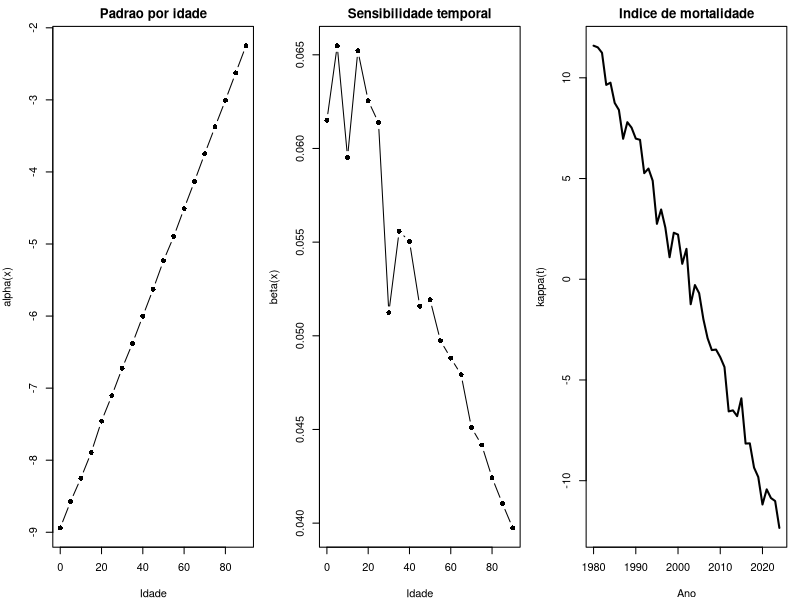
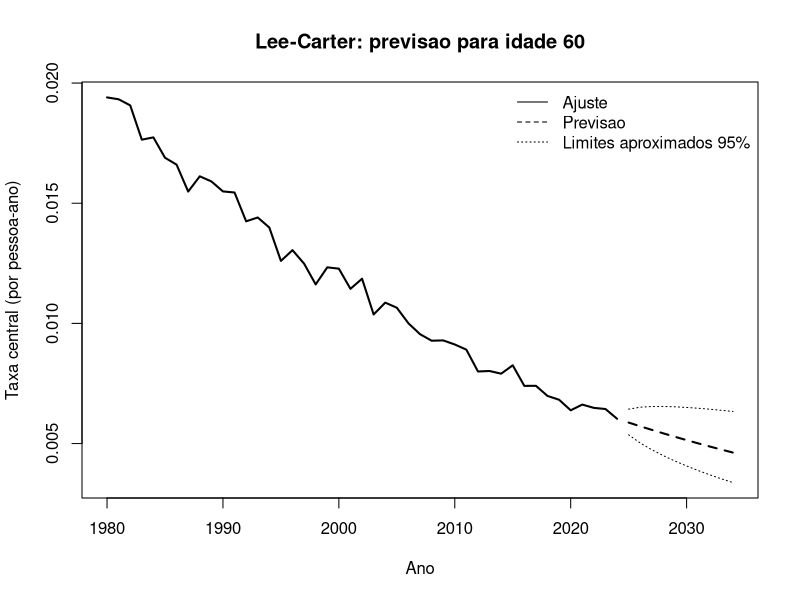

Source code (R) for these figures, in order:
# ESTUDO LEE-CARTER — IMPLEMENTACAO DIDATICA, R BASE
# Referencia principal: Lee & Carter (1992), JASA 87(419), 659-671.
# Finalidade: reconstruir a aproximacao SVD e projetar o indice temporal.
# Dados: SIMULADOS; nenhuma estimativa corresponde aos artigos.
# Requisitos: R >= 4.1; sem dependencias adicionais.

set.seed(20261012)
idades <- seq(0, 90, by = 5)
anos <- 1980:2024
nx <- length(idades)
nt <- length(anos)

# E[x,t] = exposicao, medida em pessoas-ano.
E <- outer(
  95000 * exp(-idades / 58),
  1 + 0.004 * (anos - min(anos)),
  FUN = "*"
)

# Parametros generativos de uma populacao hipotetica.
alpha_real <- -9.0 + 0.075 * idades
beta_real <- (1.2 - 0.005 * idades)
beta_real <- beta_real / sum(beta_real)
kappa_real <- -0.55 * (anos - mean(anos))

log_m <- outer(alpha_real, rep(1, nt)) + outer(beta_real, kappa_real)
mu <- E * exp(log_m)
D <- matrix(rpois(length(mu), lambda = as.vector(mu)), nrow = nx)
rownames(D) <- rownames(E) <- as.character(idades)
colnames(D) <- colnames(E) <- as.character(anos)

# Ajuste log-linear via SVD (1 componente).
ajustar_lee_carter <- function(obitos, exposicao, idades, anos,
                                recalibrar_obitos = FALSE) {
  if (!is.matrix(obitos) || !is.matrix(exposicao) ||
      !identical(dim(obitos), dim(exposicao))) {
    stop("'obitos' e 'exposicao' devem ser matrizes da mesma dimensao.")
  }
  if (length(idades) != nrow(obitos) || length(anos) != ncol(obitos)) {
    stop("Numero de idades ou anos incompativel com as matrizes.")
  }
  if (anyNA(obitos) || anyNA(exposicao) ||
      any(obitos < 0) || any(exposicao <= 0)) {
    stop("Dados ausentes, obitos negativos ou exposicoes nao positivas.")
  }
  if (ncol(obitos) < 3L || nrow(obitos) < 2L) {
    stop("Necessarias pelo menos 2 idades e 3 anos.")
  }

  # Correcao de 0.5 somente para log de taxas com zero obito.
  # Este passo nao e igual ao ajuste Poisson por maxima verossimilhanca.
  log_taxas <- log((obitos + 0.5) / exposicao)
  alpha <- rowMeans(log_taxas)
  centralizada <- sweep(log_taxas, 1, alpha, FUN = "-")
  decomp <- svd(centralizada, nu = 1, nv = 1)
  beta_bruto <- decomp$u[, 1]
  s <- sum(beta_bruto)
  if (abs(s) < 1e-10) {
    stop("Primeiro vetor singular tem soma proxima de zero.")
  }
  beta <- beta_bruto / s
  kappa <- as.numeric(decomp$d[1] * decomp$v[, 1] * s)

  # Impor soma(kappa)=0, preservando o produto alpha + beta*kappa.
  centro <- mean(kappa)
  alpha <- alpha + beta * centro
  kappa <- kappa - centro

  # Etapa original opcional: ajustar kappa_t para igualar totais de obitos.
  # Aqui requer beta_x estritamente positivo para assegurar monotonicidade.
  if (isTRUE(recalibrar_obitos)) {
    if (any(beta <= 0)) {
      stop("Recalibracao simples exige todos os beta_x > 0.")
    }
    for (j in seq_along(anos)) {
      alvo <- sum(obitos[, j])
      f <- function(k) {
        sum(exposicao[, j] * exp(alpha + beta * k)) - alvo
      }
      kappa[j] <- uniroot(f, interval = kappa[j] + c(-300, 300))$root
    }
    centro <- mean(kappa)
    alpha <- alpha + beta * centro
    kappa <- kappa - centro
  }

  taxas_ajustadas <- exp(outer(alpha, rep(1, length(anos))) +
                         outer(beta, kappa))
  dimnames(taxas_ajustadas) <- list(as.character(idades),
                                    as.character(anos))
  list(alpha = alpha, beta = beta, kappa = kappa,
       taxas_ajustadas = taxas_ajustadas,
       fracao_singular = decomp$d[1]^2 / sum(decomp$d^2),
       idades = idades, anos = anos)
}

# Passeio aleatorio com deriva, horizonte h.
# Limites APROXIMADOS: variacao futura de k e incerteza na deriva.
# NAO incluem incerteza na estimacao de alpha/beta ou observacao Poisson.
prever_lee_carter <- function(ajuste, h = 10L, nivel = 0.95) {
  if (length(h) != 1L || h < 1 || h != as.integer(h)) {
    stop("h precisa ser um inteiro positivo.")
  }
  if (nivel <= 0 || nivel >= 1) stop("nivel deve estar entre 0 e 1.")
  delta <- diff(ajuste$kappa)
  deriva <- mean(delta)
  sigma <- sd(delta)
  passos <- seq_len(h)
  k_futuro <- tail(ajuste$kappa, 1) + passos * deriva
  # Variancia de inovacao h*sigma^2 e de deriva h^2*sigma^2/n_delta.
  se_k <- sigma * sqrt(passos + passos^2 / length(delta))
  z <- qnorm((1 + nivel) / 2)
  log_m <- outer(ajuste$alpha, rep(1, h)) +
    outer(ajuste$beta, k_futuro)
  amplitude <- abs(outer(ajuste$beta, z * se_k))
  anos_futuros <- max(ajuste$anos) + passos
  nomes <- list(as.character(ajuste$idades), as.character(anos_futuros))
  taxas <- exp(log_m)
  inferior <- exp(log_m - amplitude)
  superior <- exp(log_m + amplitude)
  dimnames(taxas) <- dimnames(inferior) <- dimnames(superior) <- nomes
  list(anos = anos_futuros, kappa = k_futuro, se_k = se_k,
       deriva = deriva, sigma_inovacao = sigma,
       taxas = taxas, inferior = inferior, superior = superior)
}

# VALIDACAO TEMPORAL: treino ate 2017; teste de 2018 ate 2024.
idx_treino <- which(anos <= 2017)
idx_teste <- which(anos > 2017)
modelo <- ajustar_lee_carter(
  D[, idx_treino, drop = FALSE], E[, idx_treino, drop = FALSE],
  idades, anos[idx_treino], recalibrar_obitos = FALSE
)
previsao <- prever_lee_carter(modelo, h = length(idx_teste))
stopifnot(identical(as.integer(colnames(previsao$taxas)), anos[idx_teste]))

obitos_teste <- D[, idx_teste, drop = FALSE]
expo_teste <- E[, idx_teste, drop = FALSE]
taxa_teste <- (obitos_teste + 0.5) / expo_teste
rmse_log <- sqrt(mean((log(taxa_teste) - log(previsao$taxas))^2))
lambda_prevista <- expo_teste * previsao$taxas
positivos <- obitos_teste > 0
poisson_deviance <- 2 * (sum(lambda_prevista - obitos_teste) +
    sum(obitos_teste[positivos] *
          log(obitos_teste[positivos] / lambda_prevista[positivos])))

cat("Soma(beta) =", sum(modelo$beta), "\n")
cat("Soma(kappa) =", sum(modelo$kappa), "\n")
cat("Fracao singular (SVD) =", modelo$fracao_singular, "\n")
cat("Deriva estimada =", previsao$deriva, "\n")
cat("RMSE em log-taxa no teste =", rmse_log, "\n")
cat("Deviance Poisson no teste =", poisson_deviance, "\n")

# Ajustar com todo o periodo, depois projetar os 10 anos seguintes.
modelo_completo <- ajustar_lee_carter(D, E, idades, anos)
projecao_2034 <- prever_lee_carter(modelo_completo, h = 10)

# Figuras. Os graficos utilizam idades quinquenais no exemplo simulado.
png("01_parametros_lee_carter.png", width = 1100, height = 400)
par(mfrow = c(1, 3), mar = c(4, 4, 2, 1))
plot(idades, modelo_completo$alpha, type = "b", pch = 16,
     xlab = "Idade", ylab = "alpha(x)", main = "Padrao por idade")
plot(idades, modelo_completo$beta, type = "b", pch = 16,
     xlab = "Idade", ylab = "beta(x)", main = "Sensibilidade temporal")
plot(anos, modelo_completo$kappa, type = "l", lwd = 2,
     xlab = "Ano", ylab = "kappa(t)", main = "Indice de mortalidade")
dev.off()

idade_alvo <- "60"
png("02_previsao_idade_60.png", width = 850, height = 540)
serie <- modelo_completo$taxas_ajustadas[idade_alvo, ]
limites_y <- range(c(serie, projecao_2034$inferior[idade_alvo, ],
                     projecao_2034$superior[idade_alvo, ]))
plot(anos, serie, type = "l", lwd = 2, ylim = limites_y,
     xlim = range(c(anos, projecao_2034$anos)),
     xlab = "Ano", ylab = "Taxa central (por pessoa-ano)",
     main = "Lee-Carter: previsao para idade 60")
lines(projecao_2034$anos, projecao_2034$taxas[idade_alvo, ], lwd = 2,
      lty = 2)
lines(projecao_2034$anos, projecao_2034$inferior[idade_alvo, ],
      lty = 3)
lines(projecao_2034$anos, projecao_2034$superior[idade_alvo, ],
      lty = 3)
legend("topright", c("Ajuste", "Previsao", "Limites aproximados 95%"),
       lty = c(1, 2, 3), bty = "n")
dev.off()

# Objetos 'D', 'E', 'modelo_completo' e 'projecao_2034' podem
# ser reutilizados no segundo script, caso ele seja executado depois.
